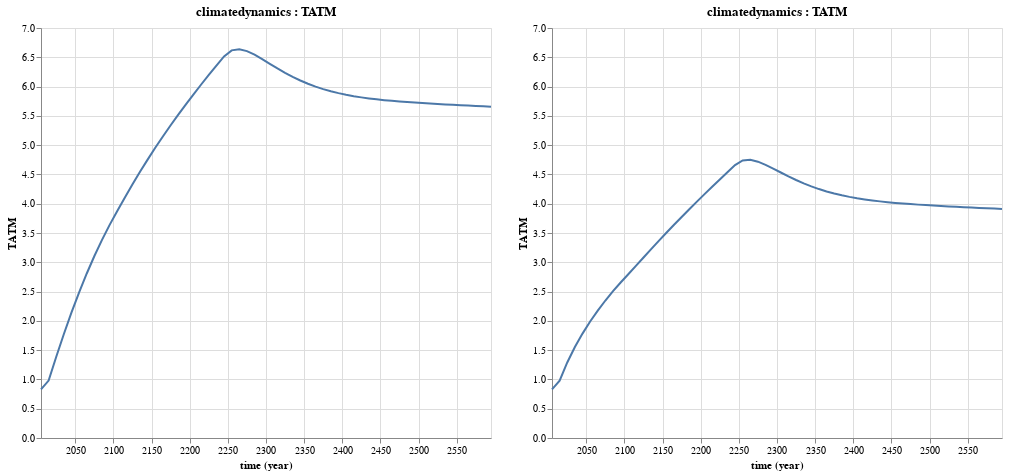

This figure's notebook cell:
### Markdown cell above
This is more in line with what we would expect: our policy scenario now has lower CO2 concentrations at all time periods.

Our final comparison is on global temperature, and those numbers now also make sense:

### Code cell
@vlplot(resolve={scale={y=:shared}}) + [Mimi.plot(m_dice1, :climatedynamics, :TATM) Mimi.plot(m_dice2, :climatedynamics, :TATM)]

### Figure 1 — Vega-Lite specification as saved in the notebook (floating-point values rounded to 4 significant figures)
{"hconcat": [{"$schema": "https://vega.github.io/schema/vega-lite/v2.0.json", "data": {"values": [{"TATM": "0.83", "time": "2005-01-01"}, {"TATM": "0.98", "time": "2015-01-01"}, {"TATM": "1.3881597063065039", "time": "2025-01-01"}, {"TATM": "1.7763568832996077", "time": "2035-01-01"}, {"TATM": "2.143378418542003", "time": "2045-01-01"}, {"TATM": "2.48771553569001", "time": "2055-01-01"}, {"TATM": "2.8087148591501157", "time": "2065-01-01"}, {"TATM": "3.10671639649217", "time": "2075-01-01"}, {"TATM": "3.382825259538321", "time": "2085-01-01"}, {"TATM": "3.6386207932274326", "time": "2095-01-01"}, {"TATM": "3.8759150825139432", "time": "2105-01-01"}, {"TATM": "4.107603640506595", "time": "2115-01-01"}, {"TATM": "4.3320678899024765", "time": "2125-01-01"}, {"TATM": "4.548669639694528", "time": "2135-01-01"}, {"TATM": "4.757364104876634", "time": "2145-01-01"}, {"TATM": "4.95845043632468", "time": "2155-01-01"}, {"TATM": "5.152412610352883", "time": "2165-01-01"}, {"TATM": "5.3398195261657015", "time": "2175-01-01"}, {"TATM": "5.521263793725003", "time": "2185-01-01"}, {"TATM": "5.697325788302517", "time": "2195-01-01"}, {"TATM": "5.868554376703898", "time": "2205-01-01"}, {"TATM": "6.035459345242548", "time": "2215-01-01"}, {"TATM": "6.198514129513103", "time": "2225-01-01"}, {"TATM": "6.3581847198627255", "time": "2235-01-01"}, {"TATM": "6.5148671959990105", "time": "2245-01-01"}, {"TATM": "6.618260569750442", "time": "2255-01-01"}, {"TATM": "6.637108329409583", "time": "2265-01-01"}, {"TATM": "6.604999248696924", "time": "2275-01-01"}, {"TATM": "6.544161231045846", "time": "2285-01-01"}, {"TATM": "6.469101715479886", "time": "2295-01-01"}, {"TATM": "6.389094468166331", "time": "2305-01-01"}, {"TATM": "6.30988143244077", "time": "2315-01-01"}, {"TATM": "6.234838775038302", "time": "2325-01-01"}, {"TATM": "6.165775908514998", "time": "2335-01-01"}, {"TATM": "6.103482237025658", "time": "2345-01-01"}, {"TATM": "6.048099981351211", "time": "2355-01-01"}, {"TATM": "5.999376851685412", "time": "2365-01-01"}, {"TATM": "5.956835647931661", "time": "2375-01-01"}, {"TATM": "5.919886474826612", "time": "2385-01-01"}, {"TATM": "5.8878994327132546", "time": "2395-01-01"}, {"TATM": "5.86025023335239", "time": "2405-01-01"}, {"TATM": "5.836347426164182", "time": "2415-01-01"}, {"TATM": "5.815647288994508", "time": "2425-01-01"}, {"TATM": "5.797660591169723", "time": "2435-01-01"}, {"TATM": "5.781954138232699", "time": "2445-01-01"}, {"TATM": "5.768149094264203", "time": "2455-01-01"}, {"TATM": "5.755917435823844", "time": "2465-01-01"}, {"TATM": "5.7449774419575395", "time": "2475-01-01"}, {"TATM": "5.735088811443862", "time": "2485-01-01"}, {"TATM": "5.726047781785632", "time": "2495-01-01"}, {"TATM": "5.717682476124955", "time": "2505-01-01"}, {"TATM": "5.7098486040987675", "time": "2515-01-01"}, {"TATM": "5.702425576261056", "time": "2525-01-01"}, {"TATM": "5.695313048813406", "time": "2535-01-01"}, {"TATM": "5.688427888709104", "time": "2545-01-01"}, {"TATM": "5.681701533558629", "time": "2555-01-01"}, {"TATM": "5.675077712524968", "time": "2565-01-01"}, {"TATM": "5.6685104910086705", "time": "2575-01-01"}, {"TATM": "5.6619626016188915", "time": "2585-01-01"}, {"TATM": "5.655404025496941", "time": "2595-01-01"}]}, "description": "plot for a specific component variable pair", "encoding": {"x": {"field": "time", "timeUnit": "utcyear", "type": "temporal"}, "y": {"field": "TATM", "type": "quantitative"}}, "height": 410, "mark": {"type": "line"}, "title": "climatedynamics : TATM", "width": 450}, {"$schema": "https://vega.github.io/schema/vega-lite/v2.0.json", "data": {"values": [{"TATM": "0.83", "time": "2005-01-01"}, {"TATM": "0.98", "time": "2015-01-01"}, {"TATM": "1.289507132578832", "time": "2025-01-01"}, {"TATM": "1.5522549979933906", "time": "2035-01-01"}, {"TATM": "1.7822882068302865", "time": "2045-01-01"}, {"TATM": "1.988146034176825", "time": "2055-01-01"}, {"TATM": "2.1752427734830744", "time": "2065-01-01"}, {"TATM": "2.347204932908439", "time": "2075-01-01"}, {"TATM": "2.506605947586294", "time": "2085-01-01"}, {"TATM": "2.6553707081732565", "time": "2095-01-01"}, {"TATM": "2.7950039766572248", "time": "2105-01-01"}, {"TATM": "2.937747376718837", "time": "2115-01-01"}, {"TATM": "3.0811755659991142", "time": "2125-01-01"}, {"TATM": "3.2238059797038594", "time": "2135-01-01"}, {"TATM": "3.3647765484749566", "time": "2145-01-01"}, {"TATM": "3.5036312266759504", "time": "2155-01-01"}, {"TATM": "3.6401757820977494", "time": "2165-01-01"}, {"TATM": "3.774381267391075", "time": "2175-01-01"}, {"TATM": "3.906319837955727", "time": "2185-01-01"}, {"TATM": "4.036122587404251", "time": "2195-01-01"}, {"TATM": "4.1639525954606285", "time": "2205-01-01"}, {"TATM": "4.289989133816072", "time": "2215-01-01"}, {"TATM": "4.414421818286826", "time": "2225-01-01"}, {"TATM": "4.537467723046674", "time": "2235-01-01"}, {"TATM": "4.6593148534143305", "time": "2245-01-01"}, {"TATM": "4.738229241551984", "time": "2255-01-01"}, {"TATM": "4.748479177140954", "time": "2265-01-01"}, {"TATM": "4.71785174083705", "time": "2275-01-01"}, {"TATM": "4.66460249142319", "time": "2285-01-01"}, {"TATM": "4.600537914000569", "time": "2295-01-01"}, {"TATM": "4.533118250077109", "time": "2305-01-01"}, {"TATM": "4.466892754645482", "time": "2315-01-01"}, {"TATM": "4.404478934822176", "time": "2325-01-01"}, {"TATM": "4.347229581387989", "time": "2335-01-01"}, {"TATM": "4.295685663446368", "time": "2345-01-01"}, {"TATM": "4.249882190681155", "time": "2355-01-01"}, {"TATM": "4.209553111679545", "time": "2365-01-01"}, {"TATM": "4.17426696792497", "time": "2375-01-01"}, {"TATM": "4.143515192777998", "time": "2385-01-01"}, {"TATM": "4.116768181125579", "time": "2395-01-01"}, {"TATM": "4.093509583563552", "time": "2405-01-01"}, {"TATM": "4.07325604167414", "time": "2415-01-01"}, {"TATM": "4.055567332548968", "time": "2425-01-01"}, {"TATM": "4.040050327235294", "time": "2435-01-01"}, {"TATM": "4.026359080613243", "time": "2445-01-01"}, {"TATM": "4.014192615264583", "time": "2455-01-01"}, {"TATM": "4.0032914391232035", "time": "2465-01-01"}, {"TATM": "3.9934334763134465", "time": "2475-01-01"}, {"TATM": "3.9844298437251324", "time": "2485-01-01"}, {"TATM": "3.9761207382525003", "time": "2495-01-01"}, {"TATM": "3.9683715871397416", "time": "2505-01-01"}, {"TATM": "3.9610695395890763", "time": "2515-01-01"}, {"TATM": "3.9541203298023158", "time": "2525-01-01"}, {"TATM": "3.947445511606085", "time": "2535-01-01"}, {"TATM": "3.940980046929474", "time": "2545-01-01"}, {"TATM": "3.93467022060935", "time": "2555-01-01"}, {"TATM": "3.928471849491313", "time": "2565-01-01"}, {"TATM": "3.922348752650567", "time": "2575-01-01"}, {"TATM": "3.9162714504701293", "time": "2585-01-01"}, {"TATM": "3.910216062406709", "time": "2595-01-01"}]}, "description": "plot for a specific component variable pair", "encoding": {"x": {"field": "time", "timeUnit": "utcyear", "type": "temporal"}, "y": {"field": "TATM", "type": "quantitative"}}, "height": 410, "mark": {"type": "line"}, "title": "climatedynamics : TATM", "width": 450}], "resolve": {"scale": {"x": "independent", "y": "shared"}}}
